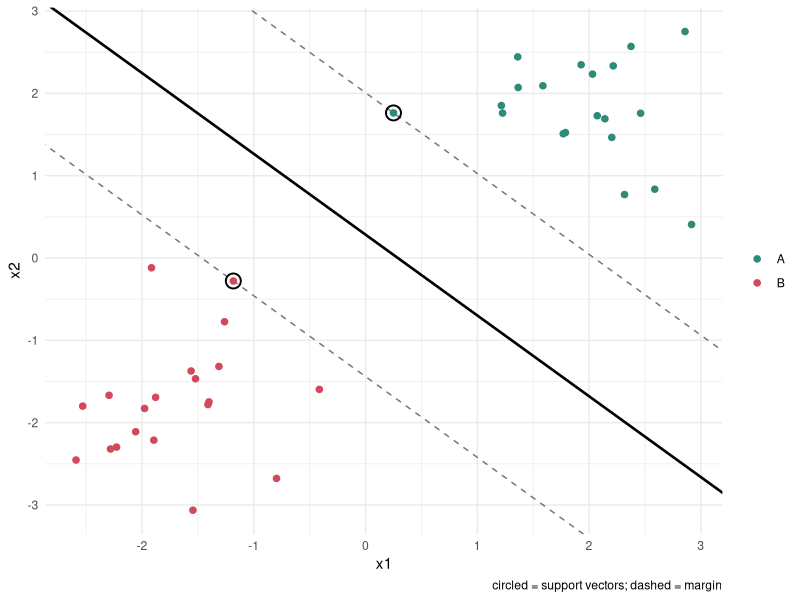
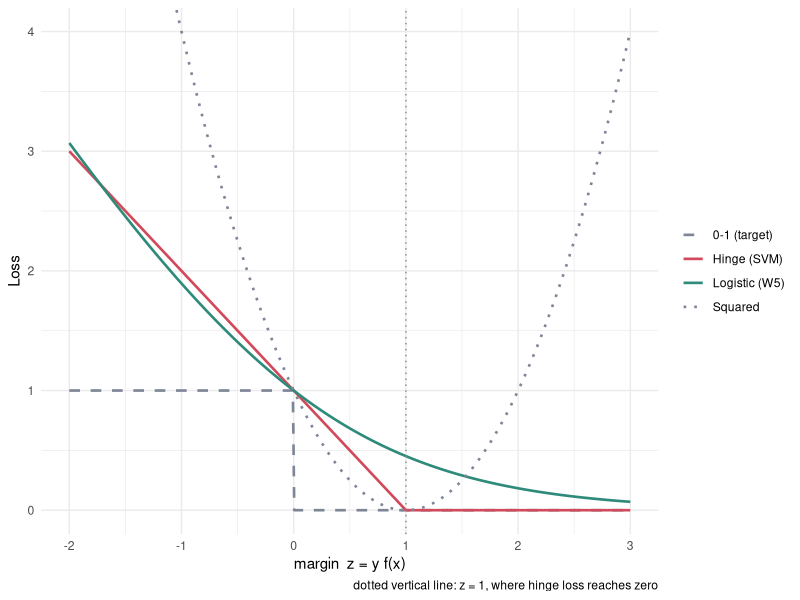
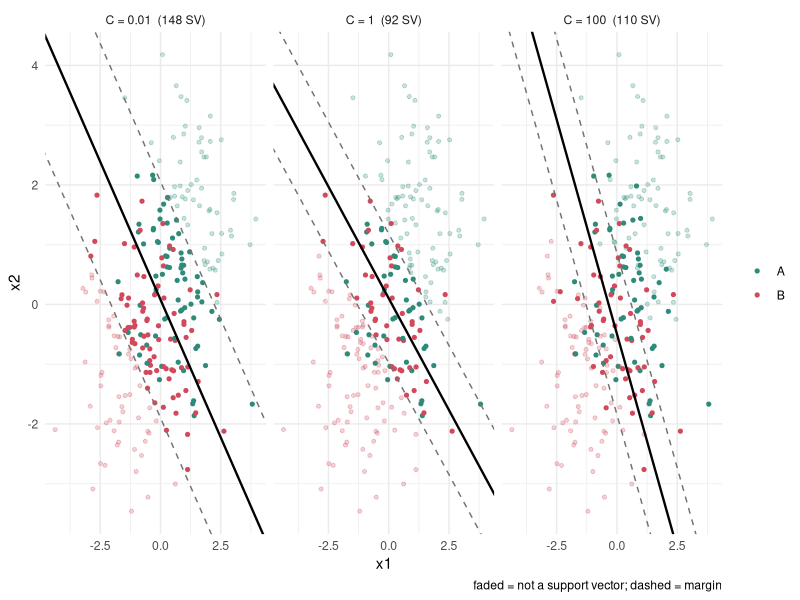
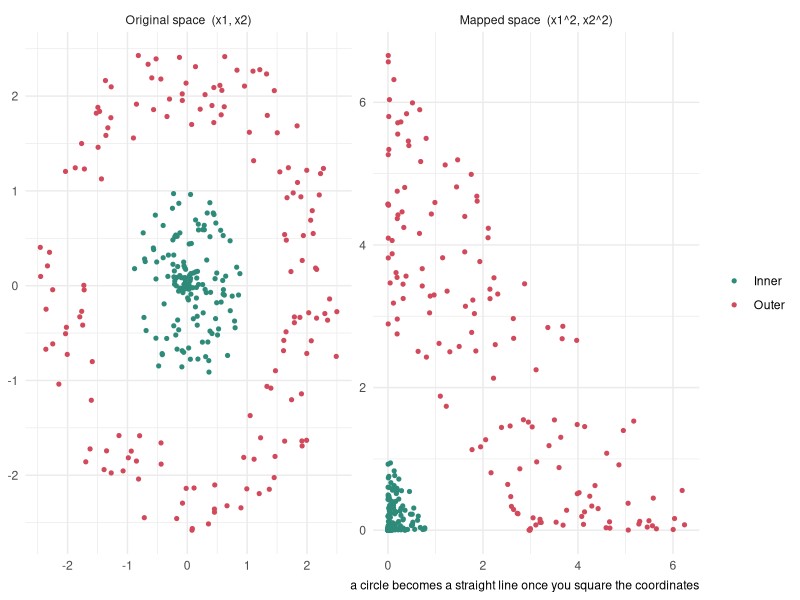
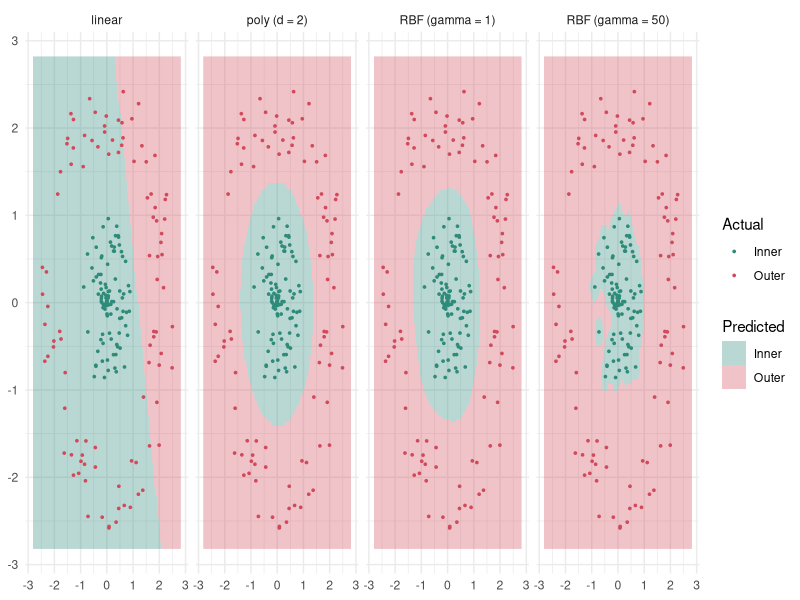
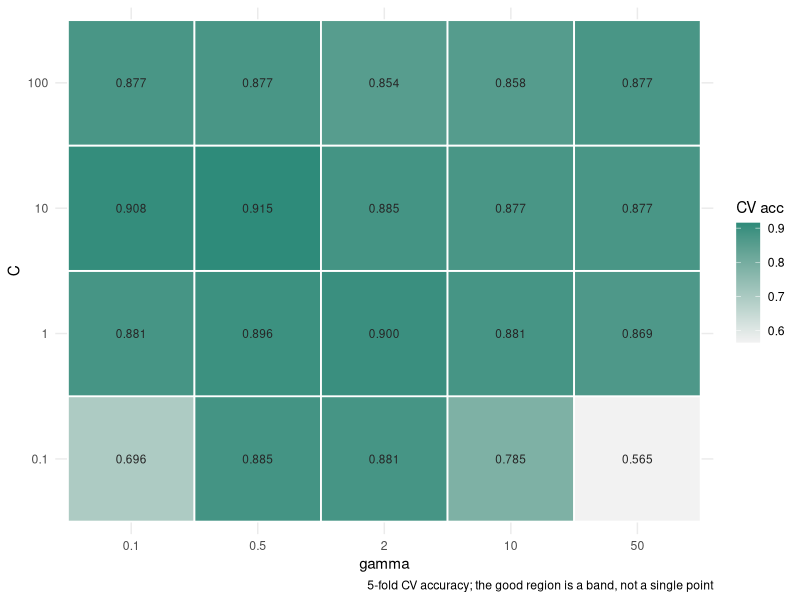
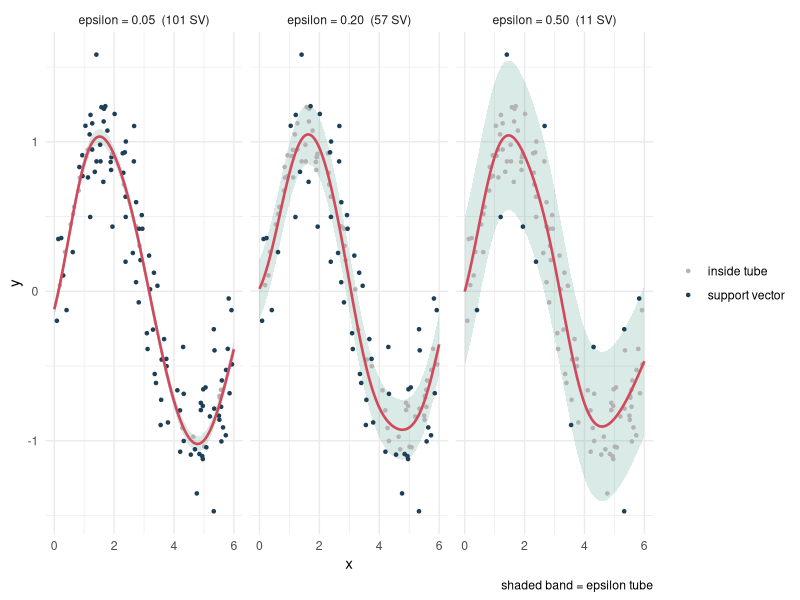

The R script that drew these images, in order:
## ---- chunk 1
#| eval: true
#| message: false
# kernel 행렬
kern <- function(A, B, type = "linear", gamma = 1, degree = 3, coef0 = 1) {
  if (type == "linear") return(A %*% t(B))
  if (type == "poly")   return((gamma * (A %*% t(B)) + coef0)^degree)
  sq <- outer(rowSums(A^2), rowSums(B^2), "+") - 2 * (A %*% t(B))   # ||a-b||^2
  exp(-gamma * pmax(sq, 0))
}

# dual 좌표상승법: alpha_i 하나씩 [0, C] 안에서 최적화
svm_fit <- function(X, y, C = 1, type = "linear", gamma = 1, degree = 3,
                    iters = 200, tol = 1e-7) {
  n <- nrow(X)
  K <- kern(X, X, type, gamma, degree) + 1        # +1 로 bias 흡수 -> 등식제약 제거
  Q <- K * outer(y, y); d <- diag(Q)
  a <- numeric(n); f <- numeric(n)                # f = Q %*% a 를 증분 갱신
  for (it in seq_len(iters)) {
    delta <- 0
    for (i in seq_len(n)) {
      new <- min(max(a[i] + (1 - f[i]) / d[i], 0), C)     # 닫힌 해 + 상자 투영
      if (new != a[i]) {
        f <- f + Q[, i] * (new - a[i]); delta <- delta + abs(new - a[i]); a[i] <- new
      }
    }
    if (delta < tol) break
  }
  list(X = X, y = y, a = a, C = C, type = type, gamma = gamma, degree = degree, iters = it)
}

# 결정함수 f(x) = sum_i alpha_i y_i K(x_i, x)
svm_dec <- function(m, Xn)
  as.vector((kern(Xn, m$X, m$type, m$gamma, m$degree) + 1) %*% (m$a * m$y))

acc <- function(m, X, y) mean(sign(svm_dec(m, X)) == y)
## ---- chunk 2
#| eval: true
#| fig-width: 6
#| fig-height: 4.4
#| message: false
library(ggplot2)

set.seed(1)
X1 <- rbind(matrix(rnorm(40,  1.8, .7), 20, 2),
            matrix(rnorm(40, -1.8, .7), 20, 2))
y1 <- c(rep(1, 20), rep(-1, 20))

m1 <- svm_fit(X1, y1, C = 100)
sv <- m1$a > 1e-6
w  <- colSums(m1$a * y1 * X1); b <- sum(m1$a * y1)

d1 <- data.frame(x1 = X1[,1], x2 = X1[,2],
                 class = factor(ifelse(y1 > 0, "A", "B")), sv = sv)

ggplot(d1, aes(x1, x2)) +
  geom_abline(slope = -w[1]/w[2], intercept = -b/w[2], linewidth = .9) +
  geom_abline(slope = -w[1]/w[2], intercept = (1-b)/w[2], linetype = 2, colour = "grey45") +
  geom_abline(slope = -w[1]/w[2], intercept = (-1-b)/w[2], linetype = 2, colour = "grey45") +
  geom_point(aes(colour = class), size = 1.9) +
  geom_point(data = subset(d1, sv), shape = 21, size = 4.4, stroke = 1, colour = "black") +
  scale_colour_manual(values = c(A = "#2e8b7a", B = "#d1495b")) +
  labs(colour = NULL, caption = "circled = support vectors; dashed = margin") +
  theme_minimal()
## ---- chunk 3
#| eval: true
# support vector 2개만으로 다시 학습해본다
m2 <- svm_fit(X1[sv, , drop = FALSE], y1[sv], C = 100)
w2 <- colSums(m2$a * y1[sv] * X1[sv, , drop = FALSE])

data.frame(
  fitted_on = c("All 40 points", "Support vectors only"),
  n_used    = c(nrow(X1), sum(sv)),
  w1        = round(c(w[1], w2[1]), 4),
  w2        = round(c(w[2], w2[2]), 4),
  margin    = round(c(2/sqrt(sum(w^2)), 2/sqrt(sum(w2^2))), 3)
)
## ---- chunk 4
#| eval: true
#| fig-width: 6.5
#| fig-height: 3.4
mgn <- seq(-2, 3, length.out = 400)                  # z = y * f(x)
loss <- rbind(
  data.frame(z = mgn, L = as.numeric(mgn <= 0),          kind = "0-1 (target)"),
  data.frame(z = mgn, L = pmax(0, 1 - mgn),              kind = "Hinge (SVM)"),
  data.frame(z = mgn, L = log(1 + exp(-mgn)) / log(2),   kind = "Logistic (W5)"),
  data.frame(z = mgn, L = (1 - mgn)^2,                   kind = "Squared")
)
loss$kind <- factor(loss$kind,
  levels = c("0-1 (target)", "Hinge (SVM)", "Logistic (W5)", "Squared"))

ggplot(loss, aes(z, L, colour = kind, linetype = kind)) +
  geom_line(linewidth = .9) +
  geom_vline(xintercept = 1, linetype = 3, colour = "grey55") +
  coord_cartesian(ylim = c(0, 4)) +
  scale_colour_manual(values = c("#7d8597", "#d1495b", "#2e8b7a", "#7d8597")) +
  scale_linetype_manual(values = c(2, 1, 1, 3)) +
  labs(x = "margin  z = y f(x)", y = "Loss", colour = NULL, linetype = NULL,
       caption = "dotted vertical line: z = 1, where hinge loss reaches zero") +
  theme_minimal()
## ---- chunk 5
#| eval: true
set.seed(11)
n2 <- 400
X2 <- rbind(matrix(rnorm(n2,  1.0, 1.2), n2/2, 2),
            matrix(rnorm(n2, -1.0, 1.2), n2/2, 2))
y2 <- c(rep(1, n2/2), rep(-1, n2/2))
set.seed(12); i2 <- sample(n2, 260)
tr2 <- X2[i2, ]; ytr2 <- y2[i2]; te2 <- X2[-i2, ]; yte2 <- y2[-i2]

Cs <- c(0.01, 0.1, 1, 10, 100)
fits <- lapply(Cs, function(Cv) svm_fit(tr2, ytr2, C = Cv, iters = 300))
do.call(rbind, Map(function(m, Cv) {
  w <- colSums(m$a * ytr2 * tr2)
  data.frame(C = Cv, n_SV = sum(m$a > 1e-6), margin = round(2/sqrt(sum(w^2)), 3),
             train_acc = round(acc(m, tr2, ytr2), 3),
             test_acc  = round(acc(m, te2,  yte2), 3))
}, fits, Cs))
## ---- chunk 6
#| eval: true
#| fig-width: 8
#| fig-height: 3.2
pick <- c(1, 3, 5)                                    # C = 0.01, 1, 100
panels <- do.call(rbind, lapply(pick, function(k) {
  m <- fits[[k]]; w <- colSums(m$a * ytr2 * tr2); b <- sum(m$a * ytr2)
  data.frame(x1 = tr2[,1], x2 = tr2[,2],
             class = factor(ifelse(ytr2 > 0, "A", "B")),
             sv = m$a > 1e-6,
             slope = -w[1]/w[2], int0 = -b/w[2],
             int1 = (1-b)/w[2], int2 = (-1-b)/w[2],
             panel = sprintf("C = %g  (%d SV)", Cs[k], sum(m$a > 1e-6)))
}))
lines_df <- unique(panels[, c("slope","int0","int1","int2","panel")])

ggplot(panels, aes(x1, x2)) +
  geom_point(aes(colour = class, alpha = sv), size = 1.1) +
  geom_abline(data = lines_df, aes(slope = slope, intercept = int0), linewidth = .8) +
  geom_abline(data = lines_df, aes(slope = slope, intercept = int1),
              linetype = 2, colour = "grey45") +
  geom_abline(data = lines_df, aes(slope = slope, intercept = int2),
              linetype = 2, colour = "grey45") +
  facet_wrap(~ panel) +
  scale_colour_manual(values = c(A = "#2e8b7a", B = "#d1495b")) +
  scale_alpha_manual(values = c(`FALSE` = .25, `TRUE` = 1), guide = "none") +
  coord_cartesian(ylim = range(tr2[,2])) +
  labs(colour = NULL, caption = "faded = not a support vector; dashed = margin") +
  theme_minimal()
## ---- chunk 7
#| eval: true
set.seed(2)
N <- 300
th <- runif(N, 0, 2*pi)
r  <- c(runif(N/2, 0, 1), runif(N/2, 1.7, 2.6))       # 동심원 두 개
Xc <- cbind(r*cos(th), r*sin(th))
yc <- c(rep(1, N/2), rep(-1, N/2))

phi <- function(Z) cbind(Z[,1]^2, sqrt(2)*Z[,1]*Z[,2], Z[,2]^2)

data.frame(
  check = "phi(x)'phi(z)  ==  (x'z)^2",
  identical_to_1e8 = isTRUE(all.equal(phi(Xc[1:5,]) %*% t(phi(Xc[6:10,])),
                                      (Xc[1:5,] %*% t(Xc[6:10,]))^2))
)
## ---- chunk 8
#| eval: true
#| fig-width: 8
#| fig-height: 3.4
mapped <- data.frame(
  a = c(Xc[,1], phi(Xc)[,1]),
  b = c(Xc[,2], phi(Xc)[,3]),
  class = factor(rep(ifelse(yc > 0, "Inner", "Outer"), 2)),
  panel = rep(c("Original space  (x1, x2)", "Mapped space  (x1^2, x2^2)"), each = N)
)
mapped$panel <- factor(mapped$panel,
  levels = c("Original space  (x1, x2)", "Mapped space  (x1^2, x2^2)"))

ggplot(mapped, aes(a, b, colour = class)) +
  geom_point(size = 1.1) +
  facet_wrap(~ panel, scales = "free") +
  scale_colour_manual(values = c(Inner = "#2e8b7a", Outer = "#d1495b")) +
  labs(x = NULL, y = NULL, colour = NULL,
       caption = "a circle becomes a straight line once you square the coordinates") +
  theme_minimal()
## ---- chunk 9
#| eval: true
set.seed(4)
ic  <- sample(N, 200)
trc <- Xc[ic, ]; ytrc <- yc[ic]; tec <- Xc[-ic, ]; ytec <- yc[-ic]

specs <- list(list("linear", 1, 3), list("poly", 0.5, 2),
              list("poly", 0.5, 3), list("rbf", 1, 3))
do.call(rbind, lapply(specs, function(s) {
  m <- svm_fit(trc, ytrc, C = 10, type = s[[1]], gamma = s[[2]],
               degree = s[[3]], iters = 300)
  data.frame(kernel = if (s[[1]] == "poly") sprintf("poly (d = %d)", s[[3]]) else s[[1]],
             n_SV = sum(m$a > 1e-6),
             train_acc = round(acc(m, trc, ytrc), 3),
             test_acc  = round(acc(m, tec, ytec), 3))
}))
## ---- chunk 10
#| eval: true
#| fig-width: 8
#| fig-height: 3.4
grid <- expand.grid(x1 = seq(-2.8, 2.8, length.out = 140),
                    x2 = seq(-2.8, 2.8, length.out = 140))
show <- list(list("linear", 1, 3, "linear"), list("poly", 0.5, 2, "poly (d = 2)"),
             list("rbf", 1, 3, "RBF (gamma = 1)"), list("rbf", 50, 3, "RBF (gamma = 50)"))
regions <- do.call(rbind, lapply(show, function(s) {
  m <- svm_fit(trc, ytrc, C = 10, type = s[[1]], gamma = s[[2]],
               degree = s[[3]], iters = 300)
  g <- grid; g$pred <- factor(ifelse(svm_dec(m, as.matrix(grid)) > 0, "Inner", "Outer"))
  g$panel <- s[[4]]; g
}))
regions$panel <- factor(regions$panel, levels = sapply(show, `[[`, 4))

ggplot(regions, aes(x1, x2)) +
  geom_raster(aes(fill = pred), alpha = .33) +
  geom_point(data = data.frame(x1 = trc[,1], x2 = trc[,2],
                               class = factor(ifelse(ytrc > 0, "Inner", "Outer"))),
             aes(colour = class), size = .6) +
  facet_wrap(~ panel, nrow = 1) +
  scale_fill_manual(values   = c(Inner = "#2e8b7a", Outer = "#d1495b")) +
  scale_colour_manual(values = c(Inner = "#2e8b7a", Outer = "#d1495b")) +
  labs(fill = "Predicted", colour = "Actual", x = NULL, y = NULL) +
  theme_minimal()
## ---- chunk 11
#| eval: true
set.seed(21)
N6 <- 400
th6 <- runif(N6, 0, 2*pi)
r6  <- c(runif(N6/2, 0, 1.35), runif(N6/2, 1.05, 2.6))    # 반지름이 겹친다
X6  <- cbind(r6*cos(th6), r6*sin(th6)); y6 <- c(rep(1, N6/2), rep(-1, N6/2))
set.seed(22); i6 <- sample(N6, 260)
tr6 <- X6[i6, ]; ytr6 <- y6[i6]; te6 <- X6[-i6, ]; yte6 <- y6[-i6]

set.seed(23); folds <- sample(rep(1:5, length.out = nrow(tr6)))
Cv <- c(0.1, 1, 10, 100); Gv <- c(0.1, 0.5, 2, 10, 50)
gr <- expand.grid(C = Cv, gamma = Gv)
gr$cv <- mapply(function(cc, gg) mean(sapply(1:5, function(k) {
  m <- svm_fit(tr6[folds != k, ], ytr6[folds != k], C = cc,
               type = "rbf", gamma = gg, iters = 150)
  acc(m, tr6[folds == k, ], ytr6[folds == k])
})), gr$C, gr$gamma)

matrix(round(gr$cv, 3), nrow = length(Cv),
       dimnames = list(C = Cv, gamma = Gv))
## ---- chunk 12
#| eval: true
#| fig-width: 6
#| fig-height: 3.4
ggplot(gr, aes(factor(gamma), factor(C), fill = cv)) +
  geom_tile(colour = "white", linewidth = .6) +
  geom_text(aes(label = sprintf("%.3f", cv)), size = 3, colour = "grey15") +
  scale_fill_gradient(low = "#f2f2f2", high = "#2e8b7a") +
  labs(x = "gamma", y = "C", fill = "CV acc",
       caption = "5-fold CV accuracy; the good region is a band, not a single point") +
  theme_minimal()
## ---- chunk 13
#| eval: true
best <- gr[which.max(gr$cv), ]
m_best <- svm_fit(tr6, ytr6, C = best$C, type = "rbf", gamma = best$gamma, iters = 300)
m_over <- svm_fit(tr6, ytr6, C = 100,    type = "rbf", gamma = 50,         iters = 300)

data.frame(
  model     = c(sprintf("Tuned (C = %g, gamma = %g)", best$C, best$gamma),
                "Extreme corner (C = 100, gamma = 50)"),
  cv_acc    = round(c(best$cv, gr$cv[gr$C == 100 & gr$gamma == 50]), 3),
  train_acc = round(c(acc(m_best, tr6, ytr6), acc(m_over, tr6, ytr6)), 3),
  test_acc  = round(c(acc(m_best, te6, yte6), acc(m_over, te6, yte6)), 3),
  n_SV      = c(sum(m_best$a > 1e-6), sum(m_over$a > 1e-6))
)
## ---- chunk 14
#| eval: true
svr_fit <- function(X, y, C = 5, eps = 0.2, type = "rbf", gamma = 0.5,
                    iters = 400, tol = 1e-8) {
  n <- nrow(X); K <- kern(X, X, type, gamma) + 1
  d <- diag(K); b <- numeric(n); f <- numeric(n)          # f = K %*% b
  for (it in seq_len(iters)) {
    delta <- 0
    for (i in seq_len(n)) {
      g   <- y[i] - f[i] + d[i] * b[i]
      st  <- sign(g) * max(abs(g) - eps, 0)               # soft-threshold: 튜브 안이면 0
      new <- min(max(st / d[i], -C), C)
      if (new != b[i]) {
        f <- f + K[, i] * (new - b[i]); delta <- delta + abs(new - b[i]); b[i] <- new
      }
    }
    if (delta < tol) break
  }
  list(X = X, b = b, C = C, eps = eps, type = type, gamma = gamma)
}
svr_pred <- function(m, Xn) as.vector((kern(Xn, m$X, m$type, m$gamma) + 1) %*% m$b)
## ---- chunk 15
#| eval: true
set.seed(5)
nn <- 120
xs <- sort(runif(nn, 0, 6)); ys <- sin(xs) + rnorm(nn, 0, 0.25)
Xs <- matrix(xs, ncol = 1)

svrs <- lapply(c(0.05, 0.2, 0.5), function(e) svr_fit(Xs, ys, C = 5, eps = e))
do.call(rbind, lapply(svrs, function(m) {
  fit <- svr_pred(m, Xs)
  data.frame(epsilon     = m$eps,
             n_SV        = sum(abs(m$b) > 1e-6),
             inside_tube = round(mean(abs(fit - ys) <= m$eps + 1e-6), 3),
             RMSE        = round(sqrt(mean((fit - ys)^2)), 3))
}))
## ---- chunk 16
#| eval: true
#| fig-width: 8
#| fig-height: 3.2
xg <- seq(0, 6, length.out = 300)
svr_long <- do.call(rbind, lapply(svrs, function(m) {
  p <- svr_pred(m, matrix(xg, ncol = 1))
  data.frame(x = xg, fit = p, lo = p - m$eps, hi = p + m$eps,
             panel = sprintf("epsilon = %.2f  (%d SV)", m$eps, sum(abs(m$b) > 1e-6)))
}))
pts <- do.call(rbind, lapply(svrs, function(m) {
  data.frame(x = xs, y = ys, sv = abs(m$b) > 1e-6,
             panel = sprintf("epsilon = %.2f  (%d SV)", m$eps, sum(abs(m$b) > 1e-6)))
}))
lev <- unique(svr_long$panel)
svr_long$panel <- factor(svr_long$panel, lev); pts$panel <- factor(pts$panel, lev)

ggplot(svr_long, aes(x)) +
  geom_ribbon(aes(ymin = lo, ymax = hi), fill = "#2e8b7a", alpha = .18) +
  geom_point(data = pts, aes(x, y, colour = sv), size = .9) +
  geom_line(aes(y = fit), linewidth = .9, colour = "#d1495b") +
  facet_wrap(~ panel) +
  scale_colour_manual(values = c(`FALSE` = "grey70", `TRUE` = "#1d3f57"),
                      labels = c("inside tube", "support vector")) +
  labs(y = "y", colour = NULL, caption = "shaded band = epsilon tube") +
  theme_minimal()
